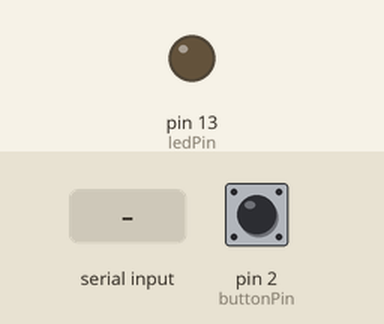
This sketch was run on a simulated Arduino Uno, built with avr-gcc and run on an emulated ATmega328P. Shown: output pins drawn as LEDs (lit = HIGH). The inputs (shaded band) are chosen by the test bench; at power-on: pin 2 (buttonPin) LOW. What the sketch prints to the serial monitor is not drawn.

Above: at 1.2 s.
1.3 s: "1" received over Serial
At 2.5 s:
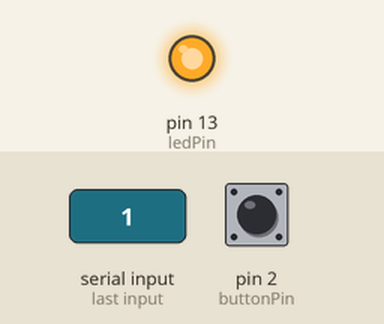
2.8 s: "0" received over Serial
At 3.8 s:
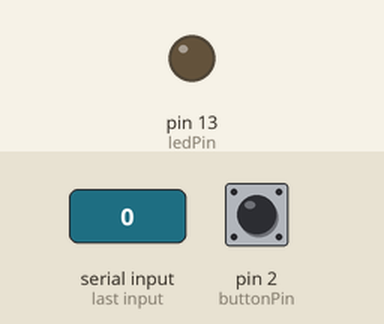
Timing chart, 0 to 5.8 s (numbered marks = the images above; inputs shaded):
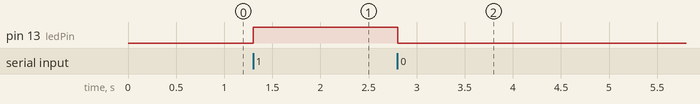

Measured:
- after the input at 1.3 s, pin 13 (ledPin): LOW → HIGH at once
- after the input at 2.8 s, pin 13 (ledPin): HIGH → LOW at once

The sketch:

Cytron_RFBee_434MHz.ino
```cpp
//Cytron RFBee 434MHz

const int buttonPin = 2;
const int ledPin = 13;

int serialData = 0;
int buttonState = 0;

void setup()
{
  pinMode(buttonPin, INPUT);
  pinMode(ledPin, OUTPUT);
  Serial.begin(4800);
}

void loop()
{
  while(Serial.available())
  {
    serialData = Serial.read();
    if(serialData == '1')
    {
      digitalWrite(ledPin, HIGH);
    }
    else if(serialData =='0')
    {
      digitalWrite(ledPin, LOW);
    }
  }
  buttonState = digitalRead(buttonPin);
  if(buttonState == HIGH)
  {
    Serial.write('1');
    Serial.println("");
  }
  else if(buttonState == LOW)
  {
    Serial.write('0');
    Serial.println("");
  }
}
```
